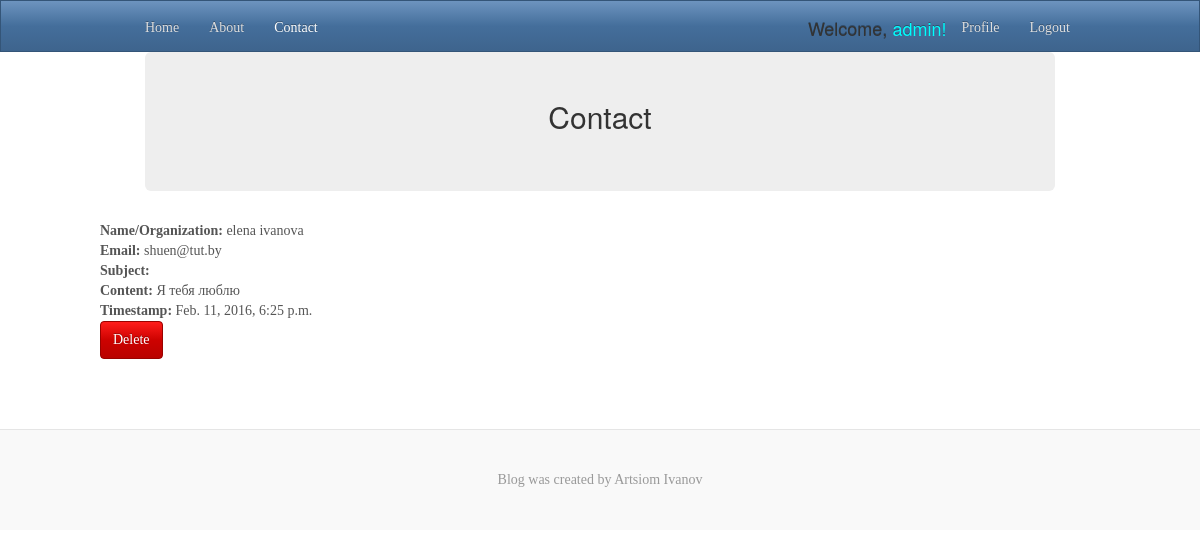
The page /contact/ (signed in) on the database its author committed.
### posts/models.py (models this page shows)
class ContactModel(models.Model):
    name = models.CharField('Name/Organization', max_length=120)
    email = models.EmailField(blank=True, null=True)
    subject = models.CharField(max_length=120, blank=True)
    content = models.TextField()
    timestamp = models.DateTimeField(auto_now_add=True)

### posts/views.py (the view)
# urls.py: url(r'^contact/$', views.contact, name='contact'),
def contact(request):
    form = ContactForm(request.POST or None)
    form_title = 'Contact form:'
    if request.method == 'POST' and form.is_valid():
        form_title = 'Your message was sent successfully!'
        form.save()
        form = ''
    if request.user.is_superuser and request.method == 'POST' and request.POST['contact_id']:
        contact_id = request.POST['contact_id']
        ContactModel.objects.filter(id=contact_id).delete()
    contacts = ContactModel.objects.all()
    context = {
        'contacts': contacts,
        'form_title': form_title,
        'form': form,
    }
    return render(request, 'posts/contact.html', context)

### posts/form.py
class ContactForm(forms.ModelForm):
    class Meta:
        model = ContactModel
        widgets = {
            'content': forms.Textarea(attrs={'rows': 4, 'cols': 15}),
        }
        fields = [
            'name',
            'email',
            'subject',
            'content',
        ]

### posts/templates/posts/contact.html (shortened to what this page needs)
{% extends 'posts/base.html' %}
{% load crispy_forms_tags %}
{% block active_contact %}
    class='active'
{% endblock %}
{% block content_title %}
    <div class=" container-fluid" style="margin-top: -20px">
        <div class="jumbotron">
            <h2 class="text-center">Contact</h2>
        </div>
    </div>
{% endblock %}
{% block content %}
    {% if not request.user.is_superuser %}
        <div class="col-sm-8 blog-main" style="margin-top: 50px">
            <h2>{{ form_title }}</h2>
            {% if form %}
                <form method="POST">{% csrf_token %}
                    {{ form|crispy }}
                    <input type="submit" value="Send" class="btn btn-primary">
                </form>
            {% endif %}
        </div>
        <div class="col-sm-3 col-sm-offset-1 blog-main" style="margin-top: 50px">
            <h2>Contact information:</h2>
            <p>Artsiom Maratovich Ivanou <br>
                +375(29)164-74-83 <br>
                buggy.the.clown.md@gmail.com </p>
        </div>
    {% else %}
        {% if contacts %}
            {% for contact in contacts %}
                <div class="row" style="margin-bottom: 20px">
                    <strong>Name/Organization: </strong>{{ contact.name }}<br>
                    <strong>Email:</strong> {{ contact.email }}<br>
                    <strong>Subject: </strong>{{ contact.subject }}<br>
                    <strong>Content: </strong>{{ contact.content }}<br>
                    <strong>Timestamp: </strong>{{ contact.timestamp }}<br>
                    <form method="POST"> {% csrf_token %}
                        <input type="submit" class="btn btn-danger" value="Delete">
                    </form>
                </div>
            {% endfor %}
        {% endif %}
    {% endif %}
{% endblock %}

### posts/templates/posts/base.html (shortened to what this page needs)
{% load static %}
<!DOCTYPE html>
<html lang="en">
<head>
    <link href="{% static 'posts/css/bootstrap.min.css' %}" rel="stylesheet">
    <link rel="stylesheet" href="{% static 'posts/font-awesome/css/font-awesome.min.css' %}">
    <link href="{% static 'posts/css/ie10-viewport-bug-workaround.css' %}" rel="stylesheet">
    <link href="{% static 'posts/css/custom_style.css' %}" rel="stylesheet">
</head>
<body>
<nav class="navbar navbar-inverse navbar-static-top">
    <div class="container">
        <div id="navbar" class="navbar-collapse collapse">
            <ul class="nav navbar-nav">
                <li{% block active_home %}{% endblock %}><a href="{% url 'home' %}">Home</a></li>
                <li{% block active_about %}{% endblock %}><a href="{% url 'about' %}">About</a></li>
                <li{% block active_contact %}{% endblock %}><a href="{% url 'contact' %}">Contact</a></li>
            </ul>
            <ul class="nav navbar-nav navbar-right">
                {% if request.user.is_authenticated and not '/accounts/login' in request.get_full_path %}
                    <li><h4 style="margin-top: 18px"> Welcome,<span style="color: cyan "> {{ request.user }}!</span>
                    </h4></li>
                    <li><a href="{% url 'profile' %}">Profile</a></li>
                    <li><a href="{% url 'auth_logout' %}">Logout</a></li>
                {% else %}
                    <li><a href="{% url 'registration_register' %}">Register</a></li>
                    </ul>
                {% endif %}
        </div>
    </div>
</nav>
<div class="container">
    {% block content_title %}
    {% endblock %}
    <div style="margin-bottom: 50px" class="row">
        {% block content %}
        {% endblock content %}
    </div>
</div>
<footer class="blog-footer">
    <p>Blog was created by Artsiom Ivanov</p>
</footer>
</body>
</html>

### posts/static/posts/css/custom_style.css (style rules this page uses)
body { font-family: Georgia, "Times New Roman", Times, serif; color: #555; }
h1, .h1, h2, .h2, h3, .h3, h4, .h4, h5, .h5, h6, .h6 { margin-top: 0; font-family: "Helvetica Neue", Helvetica, Arial, sans-serif; font-weight: normal; color: #333; }
@media (min-width: 1200px) { .container { width: 970px; } }
.blog-footer { padding: 40px 0; color: #999; text-align: center; background-color: #f9f9f9; border-top: 1px solid #e5e5e5; }
.blog-footer p:last-child { margin-bottom: 0; }

### rows shown on the page
ContactModel: name "elena ivanova", email "shuen@tut.by", content "Я тебя люблю", timestamp "Feb. 11, 2016, 6:25 p.m."

### other values the page prints
{{ request.user }} "admin"
